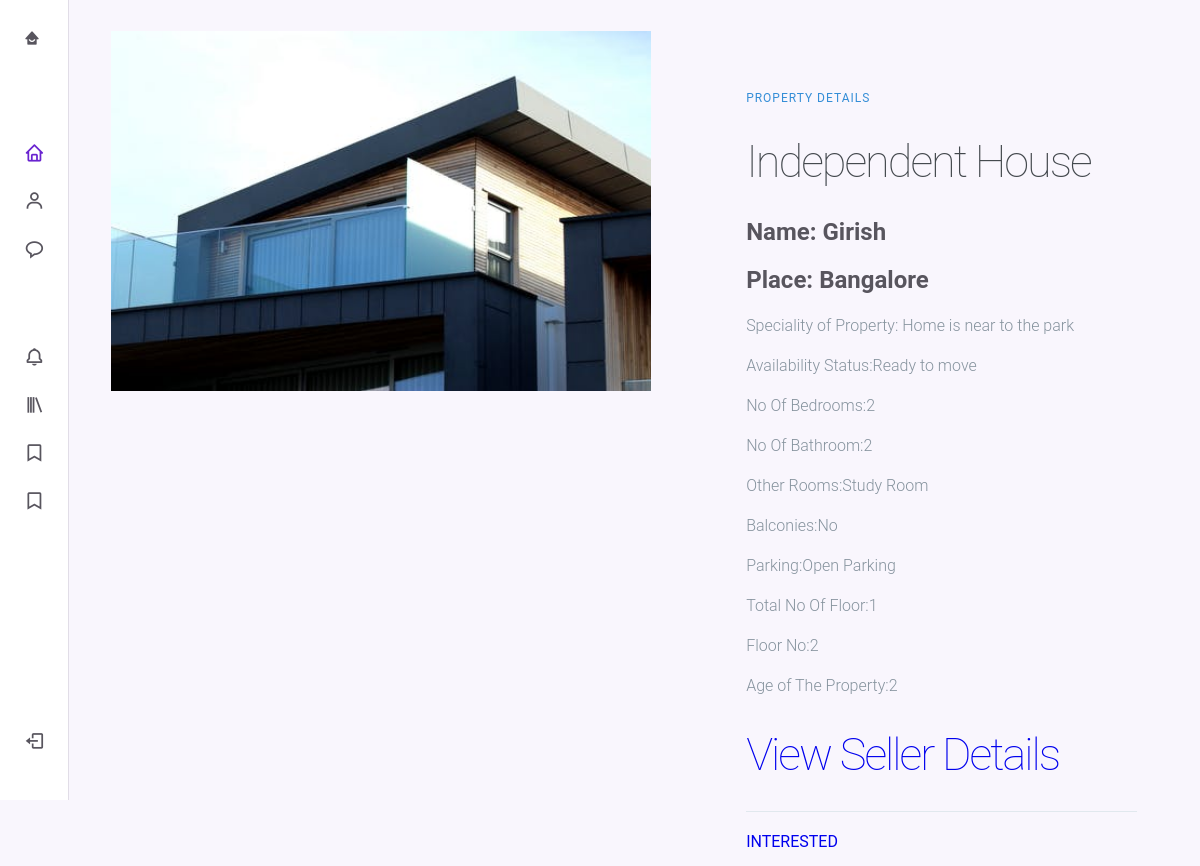
The page /pdetails.php?property_id=2 on the database its author committed.
### tables this page shows
CREATE TABLE `property` (
  `property_id` int(25) NOT NULL,
  `user_id` varchar(15) NOT NULL,
  `admin_id` varchar(15) NOT NULL,
  `seller_name` varchar(25) NOT NULL,
  `city` varchar(25) NOT NULL,
  `type_of_property` varchar(25) NOT NULL,
  `no_of_bedroom` varchar(20) NOT NULL,
  `no_of_bathroom` varchar(20) NOT NULL,
  `other_rooms` varchar(20) NOT NULL,
  `balconies` varchar(20) NOT NULL,
  `parking` varchar(20) NOT NULL,
  `total_no_of_floor` varchar(20) NOT NULL,
  `floor_no` varchar(20) NOT NULL,
  `availability_status` varchar(20) NOT NULL,
  `age_of_property` varchar(20) NOT NULL,
  `images` varchar(300) NOT NULL,
  `special_prop1` longtext NOT NULL,
  `MobileNo` varchar(100) NOT NULL,
  `SIZE_OF_PROPERTY` varchar(100) NOT NULL,
  `COST_OF_THE_PROPERTY` varchar(100) NOT NULL
);

### pdetails.php (the view, shortened to what this page needs)
<?php
$conn=new mysqli("localhost","root","","realestate");
if(isset($_GET['property_id']))
 {
  $property_id=$_GET['property_id'];
  $sql = "SELECT * from property WHERE property_id='$property_id'";
$result = mysqli_query($conn , $sql);
if(mysqli_num_rows($result) > 0){
while($row = mysqli_fetch_assoc($result))
{
$images = $row['images'];
$seller_name=$row['seller_name'];
$availability_status=$row['availability_status'];
$city=$row['city'];
$special_prop1=$row['special_prop1'];
$type_of_property=$row['type_of_property'];
$no_of_bedroom=$row['no_of_bedroom'];
  $no_of_bathroom=$row['no_of_bathroom'];
  $other_rooms=$row['other_rooms'];
  $balconies=$row['balconies'];
  $parking=$row['parking'];
  $total_no_of_floor=$row['total_no_of_floor'];
  $floor_no=$row['floor_no'];
  $age_of_property=$row['age_of_property'];
}
}
 }
?>
<html>
<head>
  <head>
        <link rel="stylesheet" href="https://cdn.jsdelivr.net/npm/boxicons@latest/css/boxicons.min.css">
        <link rel="stylesheet" href="assets1/css/styles.css">
</head>
<body>
  <div class="nav" id="navbar">
            <nav class="nav__container">
                <div>
                    <a href="userdash.php" class="nav__link nav__logo">
                       <i class='bx bxs-home-smile'></i>
                    </a>
                    <div class="nav__list">
                        <div class="nav__items">
                            <a href="userdashboard.php" class="nav__link active">
                                <i class='bx bx-home nav__icon' ></i>
                            </a>
                            <div class="nav__dropdown">
                                <a href="userviewprofile.php" class="nav__link">
                                    <i class='bx bx-user nav__icon' ></i>
                                </a>
                            </div>
                            <a href="feed.php" class="nav__link">
                                <i class='bx bx-message-rounded nav__icon' ></i>
                            </a>
                        </div>
                        <div class="nav__items">
                            <div class="nav__dropdown">
                                <a href="#" class="nav__link">
                                    <i class='bx bx-bell nav__icon' ></i>
                                </a>
                            </div>
                            <a href="cart.php" class="nav__link">
                                <i class='bx bx-library nav__icon' ></i>
                            </a>
                            <a href="myaccount.php" class="nav__link">
                                <i class='bx bx-bookmark nav__icon' ></i>
                            </a>
                             <a href="usersideb1.php" class="nav__link">
                                <i class='bx bx-bookmark nav__icon' ></i>
                            </a>
                        </div>
                    </div>
                </div>
                <a href="home.html" class="nav__link nav__logout">
                    <i class='bx bx-log-out nav__icon' ></i>
                </a>
            </nav>
        </div>
<main class="container">
  <div class="left-column">
     <img src="<?php echo "http://localhost/".$images?>"class="active"  alt="">
  </div>
  <div class="right-column">
    <div class="product-description">
      <span>Property details</span>
      <h1><?php  echo $type_of_property?></h1>
      <h2>Name: <?php echo $seller_name?></h2>
      <h2>Place: <?php echo $city?></h2>
     <p>Speciality of Property: <?php echo $special_prop1?></p>
     <p>Availability Status:<?php  echo $availability_status?></p>
     <p>No Of Bedrooms:<?php echo $no_of_bedroom?></p>
      <p>No Of Bathroom:<?php echo $no_of_bathroom?></p>
      <p>Other Rooms:<?php echo $other_rooms?></p>
      <p>Balconies:<?php echo $balconies?></p>
      <p>Parking:<?php echo $parking?></p>
      <p>Total No Of Floor:<?php echo $total_no_of_floor?></p>
      <p>Floor No:<?php echo $floor_no?></p>
      <p>Age of The Property:<?php echo $age_of_property?></p>
	 <?php   $pid=$_GET["property_id"]; ?>
	  <p><h1> <a href=pdetails1.php?pid=<?php echo $pid; ?> >View Seller Details</a></h1> </p>
    </div>
    <div class="product-price">
<a href="http://localhost/project2/pdetails.php?property_id=<?php echo $property_id; ?>&user_id=<?php echo $_SESSION['user_id']; ?>" button class="button button3" >INTERESTED </a>
    </div>
  </div>
</main>
</body>
</html>

### assets1/css/styles.css (style rules this page uses)
:root { --header-height: 3.5rem; --nav-width: 219px; --first-color: #6923D0; --first-color-light: #F4F0FA; --title-color: #19181B; --text-color: #58555E; --text-color-light: #A5A1AA; --body-color: #F9F6FD; --container-color: #FFFFFF; --body-font: 'Poppins', sans-serif; --normal-font-size: .938rem; --small-font-size: .75rem; --smaller-font-size: .75rem; --font-medium: 500; --font-semi-bold: 600; --z-fixed: 100; }
@media screen and (min-width: 1024px) { :root { --normal-font-size: 1rem; --small-font-size: .875rem; --smaller-font-size: .813rem; } }
body { margin: var(--header-height) 0 0 0; padding: 1rem 1rem 0; font-family: var(--body-font); font-size: var(--normal-font-size); background-color: var(--body-color); color: var(--text-color); }
a { text-decoration: none; }
img { max-width: 100%; height: auto; }
.nav { position: fixed; top: 0; left: -100%; height: 100vh; padding: 1rem 1rem 0; background-color: var(--container-color); box-shadow: 1px 0 0 rgba(22, 8, 43, 0.1); z-index: var(--z-fixed); transition: .4s; }
.nav__container { height: 100%; display: flex; flex-direction: column; justify-content: space-between; padding-bottom: 3rem; overflow: auto; scrollbar-width: none; }
.nav__logo { font-weight: var(--font-semi-bold); margin-bottom: 2.5rem; }
.nav__list, .nav__items { display: grid; }
.nav__list { row-gap: 2.5rem; }
.nav__items { row-gap: 1.5rem; }
.nav__link { display: flex; align-items: center; color: var(--text-color); }
.nav__icon { font-size: 1.2rem; margin-right: .5rem; }
.nav__logout { margin-top: 5rem; }
.nav__dropdown { overflow: hidden; max-height: 21px; transition: .4s ease-in-out; }
.active { color: var(--first-color); }
@media screen and (min-width: 768px) { body { padding: 1rem 3rem 0 6rem; } }
@media screen and (min-width: 768px) { .nav { left: 0; padding: 1.2rem 1.5rem 0; width: 68px; } }
@media screen and (min-width: 768px) { .nav__items { row-gap: 1.7rem; } }
@media screen and (min-width: 768px) { .nav__icon { font-size: 1.3rem; } }

### pdetails.php (style rules this page uses)
html, body { height: 100%; width: 100%; margin: 0; font-family: 'Roboto', sans-serif; }
.container { max-width: 1200px; margin: 0 auto; padding: 15px; display: flex; }
.left-column { width: 65%; position: relative; }
.right-column { width: 40%; margin-top: 60px; }
.left-column img { width: 85%; position: absolute; left: 0; top: 0; opacity: 0; transition: all 0.3s ease; }
.left-column img.active { opacity: 1; }
.product-description { border-bottom: 1px solid #E1E8EE; margin-bottom: 20px; }
.product-description span { font-size: 12px; color: #358ED7; letter-spacing: 1px; text-transform: uppercase; text-decoration: none; }
.product-description h1 { font-weight: 300; font-size: 52px; color: #43484D; letter-spacing: -2px; }
.product-description h1 { font-weight: 200; font-size: 45px; color: #43484D; letter-spacing: -2px; }
.product-description p { font-size: 16px; font-weight: 300; color: #86939E; line-height: 24px; }

### rows shown on the page
property: images (picture), type_of_property "Independent House", seller_name "Girish", city "Bangalore", special_prop1 "Home is near to the park", availability_status "Ready to move", no_of_bedroom "2", no_of_bathroom "2", other_rooms "Study Room", balconies "No", parking "Open Parking", total_no_of_floor "1", floor_no "2", age_of_property "2"
